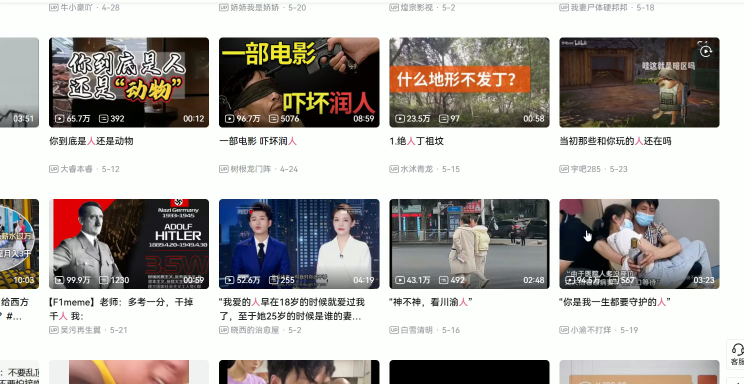
#> input picture frame 9 of python_study/人脸追踪/20240526_232652.mp4, 1488 x 768 px (shown at 1/2 size)
$ python 111.py
#> lines starting #> are read from the running program, lines starting #| are printed output that depends on the picture; after the words box and inside, x2 and y2 are one past the last pixel; in counts of white or black regions, pixels touching at a corner belong together
import cv2

视频捕获对象 = cv2.VideoCapture('20240526_232652.mp4')
Haar级联分类器 = cv2.CascadeClassifier('haarcascade_frontalface_default.xml')

while True:
    是否成功读取到图像帧, 帧的图像数据 = 视频捕获对象.read()
#> 帧的图像数据 is the input picture: shape (768, 1488, 3); mean B, G, R 168.8, 172.1, 176.1
    if not 是否成功读取到图像帧:
        break

    灰度图 = cv2.cvtColor(帧的图像数据, cv2.COLOR_BGR2GRAY)
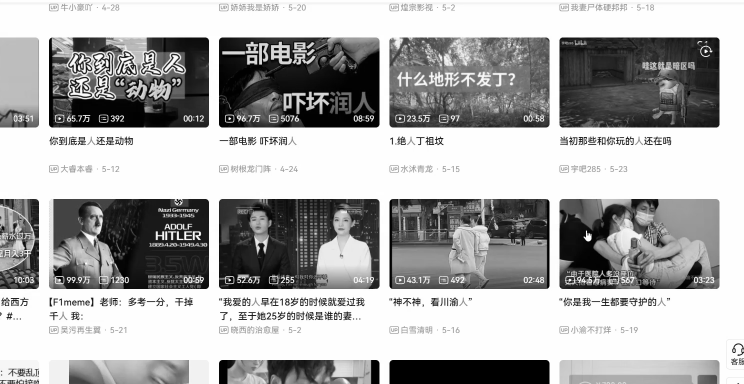
#> 灰度图: shape (768, 1488) (shown at 1/2 size); min 0, max 255, mean 172.8

    人脸坐标列表 = Haar级联分类器.detectMultiScale(
        灰度图,
        scaleFactor=1.1,
        minNeighbors=5,
        minSize=(30, 30),
        flags=cv2.CASCADE_SCALE_IMAGE
    )
#> 人脸坐标列表 = [[168, 414, 52, 52], [492, 420, 50, 50], [658, 421, 49, 49]]

    for (x, y, w, h) in 人脸坐标列表:
        cv2.rectangle(帧的图像数据, (x, y), (x + w, y + h), (255, 0, 0), 2)
#> this loop made 3 passes
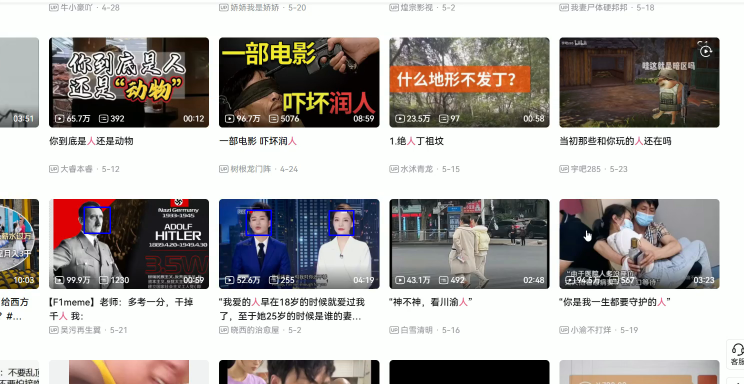
#> 帧的图像数据: shape (768, 1488, 3) (shown at 1/2 size); 0.16% of pixels changed, all inside (x1, y1, x2, y2) = (167, 413, 709, 472)

    cv2.imshow('Video', 帧的图像数据)

    if cv2.waitKey(1) & 0xFF == ord('q'):
#> (key q is pressed here)
        break

视频捕获对象.release()
cv2.destroyAllWindows()

$ run again, starting later in the video
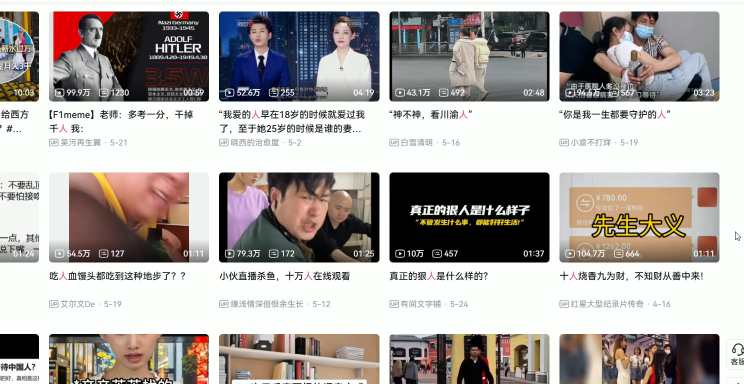
#> input picture frame 40 of python_study/人脸追踪/20240526_232652.mp4, 1488 x 768 px (shown at 1/2 size)
#> 帧的图像数据 is the input picture: shape (768, 1488, 3); mean B, G, R 164.3, 167.4, 173.1
#> `灰度图 = cv2.cvtColor(帧的图像数据, cv2.COLOR_BGR2GRAY)`:
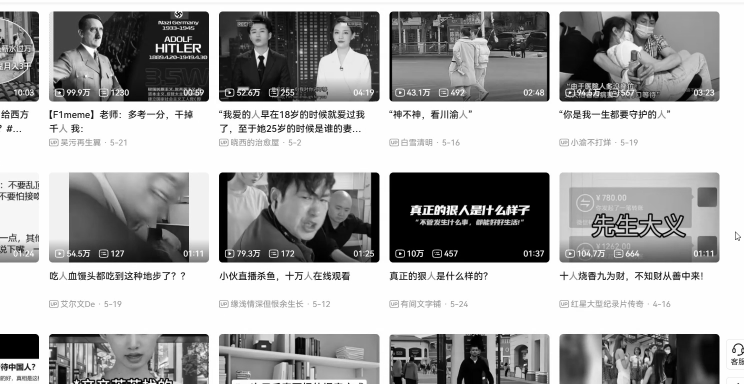
#> 灰度图: shape (768, 1488) (shown at 1/2 size); min 0, max 255, mean 168.6
#> 人脸坐标列表 = [[169, 39, 51, 51], [492, 44, 51, 51], [658, 47, 50, 50]]
#> the loop `for (x, y, w, h) in 人脸坐标列表:` made 3 passes
#> after the loop `for (x, y, w, h) in 人脸坐标列表:`:
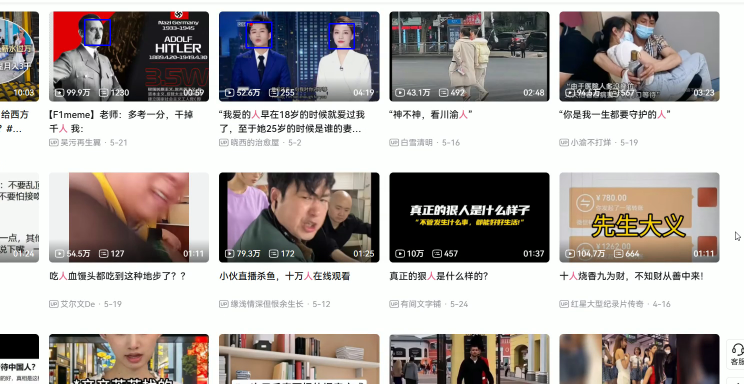
#> 帧的图像数据: shape (768, 1488, 3) (shown at 1/2 size); 0.16% of pixels changed, all inside (x1, y1, x2, y2) = (168, 38, 710, 99)

$ run again, starting later in the video
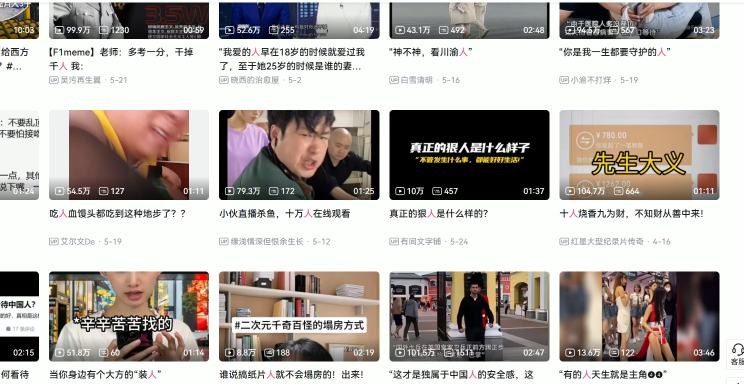
#> input picture frame 72 of python_study/人脸追踪/20240526_232652.mp4, 1488 x 768 px (shown at 1/2 size)
#> 帧的图像数据 is the input picture: shape (768, 1488, 3); mean B, G, R 169.4, 173.8, 179.8
#> `灰度图 = cv2.cvtColor(帧的图像数据, cv2.COLOR_BGR2GRAY)`:
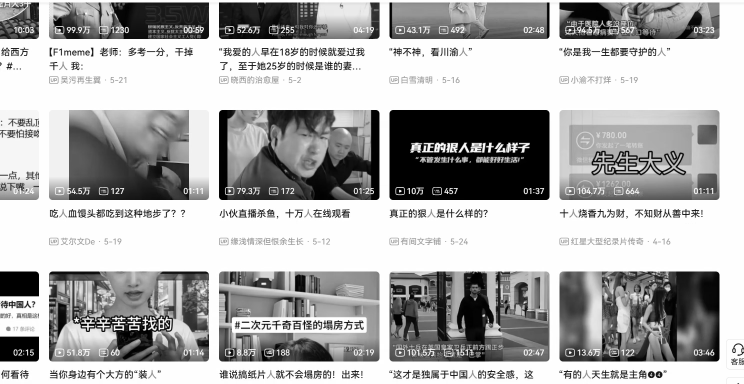
#> 灰度图: shape (768, 1488) (shown at 1/2 size); min 0, max 255, mean 175
#> 人脸坐标列表 = [[299, 597, 56, 56]]
#> the loop `for (x, y, w, h) in 人脸坐标列表:` made 1 pass
#> after the loop `for (x, y, w, h) in 人脸坐标列表:`:
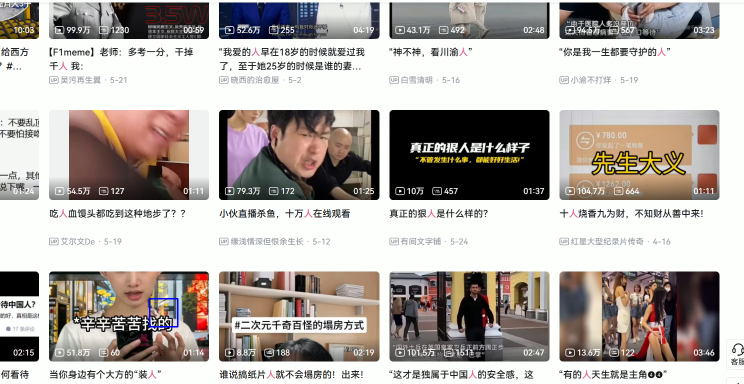
#> 帧的图像数据: shape (768, 1488, 3) (shown at 1/2 size); 0.06% of pixels changed, all inside (x1, y1, x2, y2) = (298, 596, 357, 655)
